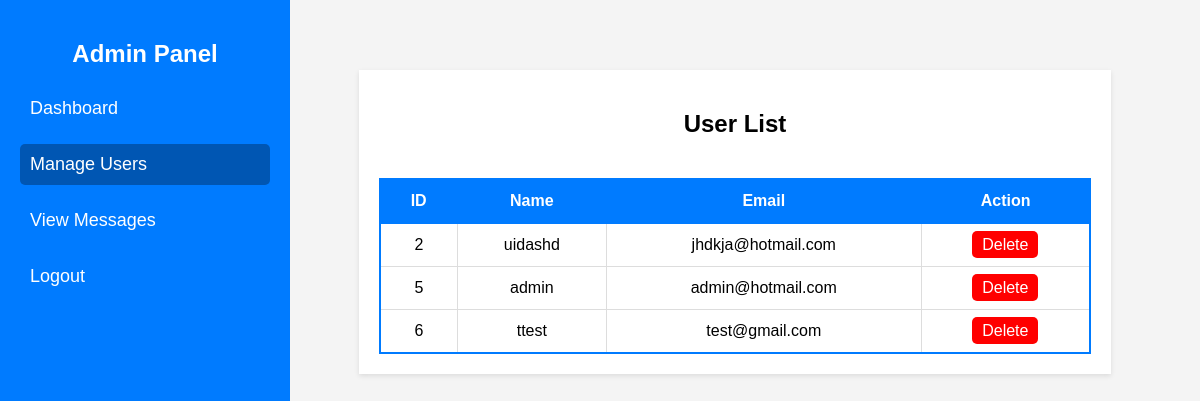
Screenshot of /admin/view-users.php with the database file from the repository.
### tables this page shows
CREATE TABLE `users` (
  `id` int(11) NOT NULL,
  `name` varchar(255) NOT NULL,
  `email` varchar(255) NOT NULL,
  `password` varchar(255) NOT NULL,
  `role` enum('admin','user') NOT NULL DEFAULT 'user'
);

### admin/view-users.php (the view, shortened to what this page needs)
<?php
include '../config.php';
$query = "SELECT * FROM users";
$result = mysqli_query($con, $query);
?>
<!DOCTYPE html>
<html lang="en">
<head>
    <link rel="stylesheet" href="css/admin_style.css">
</head>
<body>
    <div class="sidebar">
        <h2>Admin Panel</h2>
        <ul>
            <li><a href="index.php">Dashboard</a></li>
            <li><a href="view-users.php" class="active">Manage Users</a></li>
            <li><a href="view-messages.php">View Messages</a></li>
            <li><a href="logout.php">Logout</a></li>
        </ul>
    </div>
    <div class="main-content">
        <div class="admin-container">
            <h2>User List</h2>
            <table>
                <thead>
                    <tr>
                        <th>ID</th>
                        <th>Name</th>
                        <th>Email</th>
                        <th>Action</th>
                    </tr>
                </thead>
                <tbody>
                    <?php while ($row = mysqli_fetch_assoc($result)) { ?>
                        <tr>
                            <td><?php echo $row['id']; ?></td>
                            <td><?php echo $row['name']; ?></td>
                            <td><?php echo $row['email']; ?></td>
                            <td><a href="delete_user.php?id=<?php echo $row['id']; ?>" class="delete-btn" onclick="return confirm('Are you sure you want to delete this message?');">Delete</a></td>
                        </tr>
                    <?php } ?>
                </tbody>
            </table>
        </div>
    </div>
</body>
</html>

### admin/css/admin_style.css (style rules this page uses)
body { font-family: Arial, sans-serif; margin: 0; padding: 0; background: #f4f4f4; display: flex; }
.sidebar { width: 250px; height: 100vh; background: #007BFF; color: white; padding: 20px; position: fixed; left: 0; top: 0; }
.sidebar h2 { text-align: center; margin-bottom: 20px; }
.sidebar ul { list-style: none; padding: 0; }
.sidebar ul li { margin: 15px 0; }
.sidebar ul li a { color: white; text-decoration: none; font-size: 18px; display: block; padding: 10px; border-radius: 5px; transition: 0.3s; }
.sidebar ul li a:hover, .sidebar ul li a.active { background: #0056b3; }
.main-content { margin-left: 270px; padding: 20px; flex-grow: 1; width: calc(100% - 270px); }
.admin-container { background: white; padding: 20px; box-shadow: 0px 2px 5px rgba(0, 0, 0, 0.1); margin: 50px auto; width: 80%; text-align: center; display: flex; flex-direction: column; align-items: center; }
table { width: 100%; border-collapse: collapse; margin-top: 20px; border: 2px solid #007BFF; }
th, td { padding: 12px; text-align: center; border: 1px solid #ddd; }
th { background: #007BFF; color: white; border: 2px solid #007BFF }
.delete-btn { color: white; background: red; padding: 5px 10px; text-decoration: none; border-radius: 5px; }

### rows the page displays
users: id "2", name "uidashd", email "jhdkja@hotmail.com"
users: id "5", name "admin", email "admin@hotmail.com"
users: id "6", name "ttest", email "test@gmail.com"
